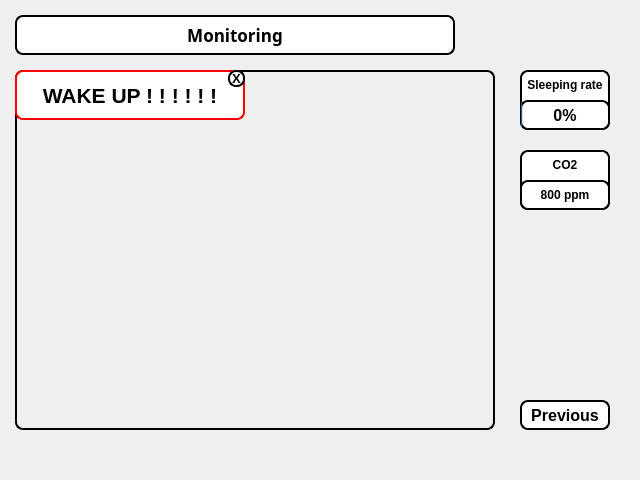
<?xml version="1.0" encoding="UTF-8"?>
<ui version="4.0">
 <class>MonitorPage</class>
 <widget class="QWidget" name="MonitorPage">
  <property name="geometry">
   <rect>
    <x>0</x>
    <y>0</y>
    <width>640</width>
    <height>480</height>
   </rect>
  </property>
  <property name="sizePolicy">
   <sizepolicy hsizetype="Fixed" vsizetype="Fixed">
    <horstretch>0</horstretch>
    <verstretch>0</verstretch>
   </sizepolicy>
  </property>
  <property name="minimumSize">
   <size>
    <width>0</width>
    <height>0</height>
   </size>
  </property>
  <property name="maximumSize">
   <size>
    <width>16777215</width>
    <height>16777215</height>
   </size>
  </property>
  <property name="windowTitle">
   <string>Form</string>
  </property>
  <widget class="QPushButton" name="previousButton">
   <property name="geometry">
    <rect>
     <x>520</x>
     <y>400</y>
     <width>90</width>
     <height>30</height>
    </rect>
   </property>
   <property name="maximumSize">
    <size>
     <width>16777215</width>
     <height>16777215</height>
    </size>
   </property>
   <property name="font">
    <font>
     <pointsize>12</pointsize>
     <bold>true</bold>
    </font>
   </property>
   <property name="styleSheet">
    <string notr="true">QPushButton {
    border: 2px solid black;
    border-radius: 8px;
    background-color: white;
    outline: none;
}

QPushButton:focus {
    outline: none;
}

QPushButton:pressed {
    background-color: #e0e0e0;
}</string>
   </property>
   <property name="text">
    <string>Previous</string>
   </property>
  </widget>
  <widget class="QProgressBar" name="sleepingBar">
   <property name="geometry">
    <rect>
     <x>520</x>
     <y>100</y>
     <width>90</width>
     <height>30</height>
    </rect>
   </property>
   <property name="maximumSize">
    <size>
     <width>90</width>
     <height>16777215</height>
    </size>
   </property>
   <property name="font">
    <font>
     <pointsize>12</pointsize>
     <bold>true</bold>
    </font>
   </property>
   <property name="styleSheet">
    <string notr="true">border: 2px solid black;
border-radius: 8px;
background-color: white;
outline: none;</string>
   </property>
   <property name="value">
    <number>0</number>
   </property>
   <property name="alignment">
    <set>Qt::AlignCenter</set>
   </property>
  </widget>
  <widget class="QLabel" name="sleepingRateLabel">
   <property name="geometry">
    <rect>
     <x>520</x>
     <y>70</y>
     <width>90</width>
     <height>60</height>
    </rect>
   </property>
   <property name="font">
    <font>
     <pointsize>9</pointsize>
     <bold>true</bold>
    </font>
   </property>
   <property name="styleSheet">
    <string notr="true">border: 2px solid black;
border-radius: 8px;
background-color: white;
outline: none;
padding-top: 3px;</string>
   </property>
   <property name="text">
    <string>Sleeping rate</string>
   </property>
   <property name="alignment">
    <set>Qt::AlignHCenter|Qt::AlignTop</set>
   </property>
   <property name="margin">
    <number>0</number>
   </property>
  </widget>
  <widget class="QLabel" name="wakeupLabel">
   <property name="geometry">
    <rect>
     <x>15</x>
     <y>70</y>
     <width>230</width>
     <height>50</height>
    </rect>
   </property>
   <property name="font">
    <font>
     <pointsize>16</pointsize>
     <bold>true</bold>
    </font>
   </property>
   <property name="styleSheet">
    <string notr="true">border: 2px solid red;
border-radius: 8px;
background-color: white;
outline: none;</string>
   </property>
   <property name="text">
    <string>WAKE UP ! ! ! ! ! !</string>
   </property>
   <property name="alignment">
    <set>Qt::AlignCenter</set>
   </property>
  </widget>
  <widget class="QLabel" name="co2Label">
   <property name="geometry">
    <rect>
     <x>520</x>
     <y>150</y>
     <width>90</width>
     <height>60</height>
    </rect>
   </property>
   <property name="font">
    <font>
     <pointsize>9</pointsize>
     <bold>true</bold>
    </font>
   </property>
   <property name="styleSheet">
    <string notr="true">border: 2px solid black;
border-radius: 8px;
background-color: white;
outline: none;
padding-top: 3px;</string>
   </property>
   <property name="text">
    <string>CO2</string>
   </property>
   <property name="alignment">
    <set>Qt::AlignHCenter|Qt::AlignTop</set>
   </property>
   <property name="margin">
    <number>0</number>
   </property>
  </widget>
  <widget class="QLabel" name="co2Value">
   <property name="geometry">
    <rect>
     <x>520</x>
     <y>180</y>
     <width>90</width>
     <height>30</height>
    </rect>
   </property>
   <property name="font">
    <font>
     <bold>true</bold>
    </font>
   </property>
   <property name="styleSheet">
    <string notr="true">border: 2px solid black;
border-radius: 8px;
background-color: white;
outline: none;</string>
   </property>
   <property name="text">
    <string>800 ppm</string>
   </property>
   <property name="alignment">
    <set>Qt::AlignCenter</set>
   </property>
  </widget>
  <widget class="QLabel" name="infoLabel">
   <property name="geometry">
    <rect>
     <x>15</x>
     <y>15</y>
     <width>440</width>
     <height>40</height>
    </rect>
   </property>
   <property name="sizePolicy">
    <sizepolicy hsizetype="Expanding" vsizetype="Fixed">
     <horstretch>0</horstretch>
     <verstretch>0</verstretch>
    </sizepolicy>
   </property>
   <property name="minimumSize">
    <size>
     <width>0</width>
     <height>0</height>
    </size>
   </property>
   <property name="maximumSize">
    <size>
     <width>16777215</width>
     <height>16777215</height>
    </size>
   </property>
   <property name="font">
    <font>
     <family>Sans Serif</family>
     <pointsize>13</pointsize>
     <bold>true</bold>
    </font>
   </property>
   <property name="styleSheet">
    <string notr="true">border: 2px solid black;
border-radius: 8px;
background-color: white;
outline: none;</string>
   </property>
   <property name="text">
    <string>Monitoring</string>
   </property>
   <property name="alignment">
    <set>Qt::AlignCenter</set>
   </property>
  </widget>
  <widget class="QLabel" name="videoLabel">
   <property name="geometry">
    <rect>
     <x>15</x>
     <y>70</y>
     <width>480</width>
     <height>360</height>
    </rect>
   </property>
   <property name="sizePolicy">
    <sizepolicy hsizetype="Fixed" vsizetype="Fixed">
     <horstretch>0</horstretch>
     <verstretch>0</verstretch>
    </sizepolicy>
   </property>
   <property name="minimumSize">
    <size>
     <width>0</width>
     <height>0</height>
    </size>
   </property>
   <property name="maximumSize">
    <size>
     <width>16777215</width>
     <height>16777215</height>
    </size>
   </property>
   <property name="styleSheet">
    <string notr="true">border: 2px solid black;
border-radius: 8px;
outline: none;</string>
   </property>
   <property name="text">
    <string/>
   </property>
   <property name="alignment">
    <set>Qt::AlignCenter</set>
   </property>
  </widget>
  <widget class="QPushButton" name="wakeupCloseButton">
   <property name="geometry">
    <rect>
     <x>228</x>
     <y>70</y>
     <width>17</width>
     <height>17</height>
    </rect>
   </property>
   <property name="maximumSize">
    <size>
     <width>16777215</width>
     <height>16777215</height>
    </size>
   </property>
   <property name="font">
    <font>
     <pointsize>10</pointsize>
     <bold>true</bold>
    </font>
   </property>
   <property name="styleSheet">
    <string notr="true">QPushButton {
    border: 2px solid black;
    border-radius: 8px;
    background-color: white;
    outline: none;
}

QPushButton:focus {
    outline: none;
}

QPushButton:pressed {
    background-color: #e0e0e0;
}</string>
   </property>
   <property name="text">
    <string>X</string>
   </property>
  </widget>
  <zorder>infoLabel</zorder>
  <zorder>videoLabel</zorder>
  <zorder>previousButton</zorder>
  <zorder>sleepingRateLabel</zorder>
  <zorder>sleepingBar</zorder>
  <zorder>wakeupLabel</zorder>
  <zorder>co2Label</zorder>
  <zorder>co2Value</zorder>
  <zorder>wakeupCloseButton</zorder>
 </widget>
 <resources/>
 <connections/>
</ui>
